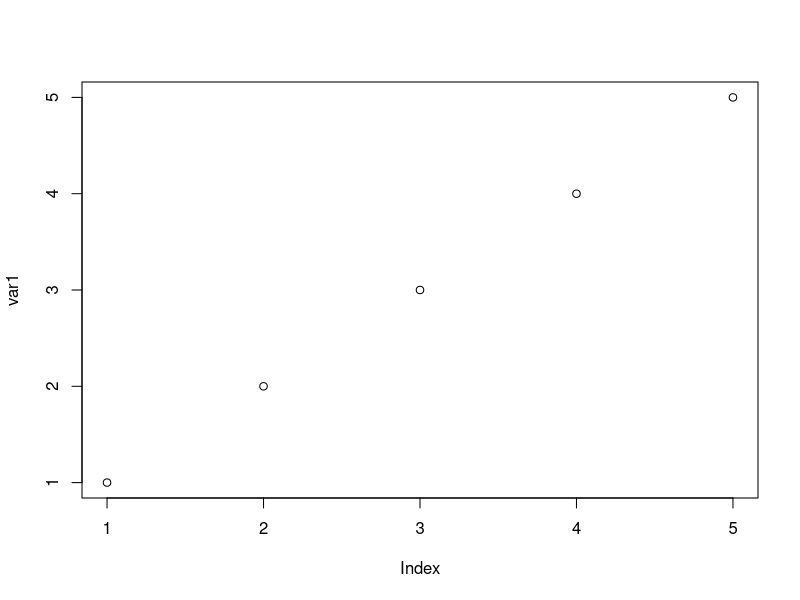
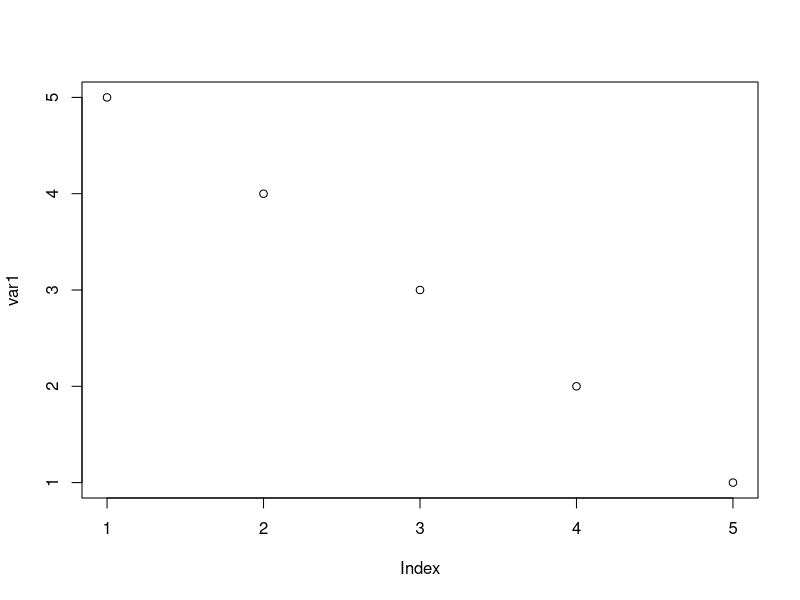
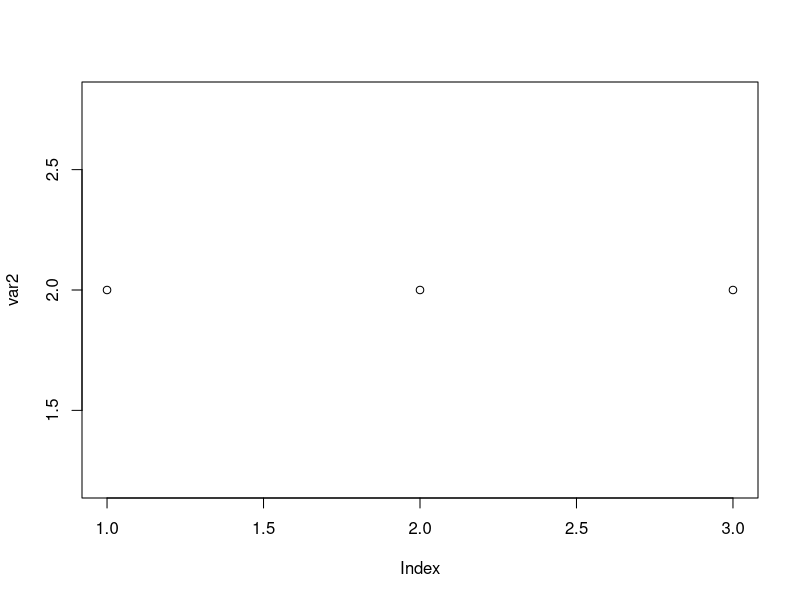
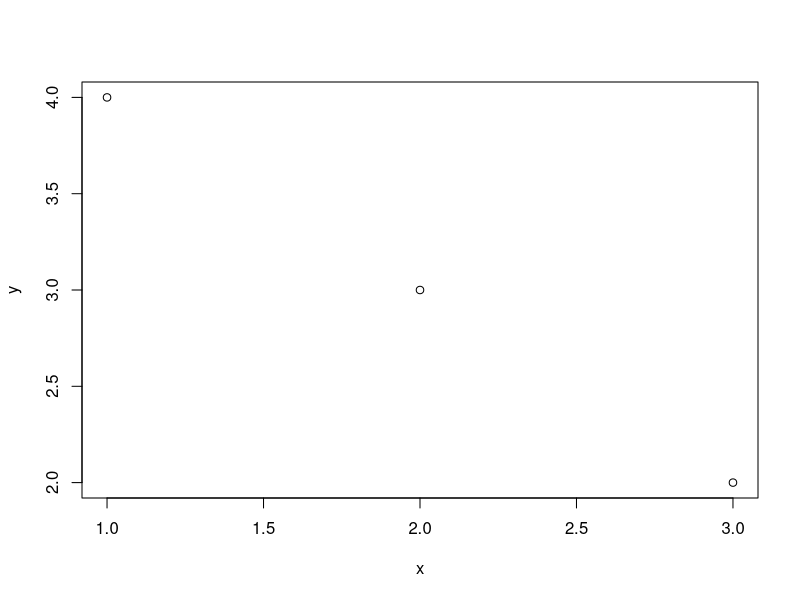
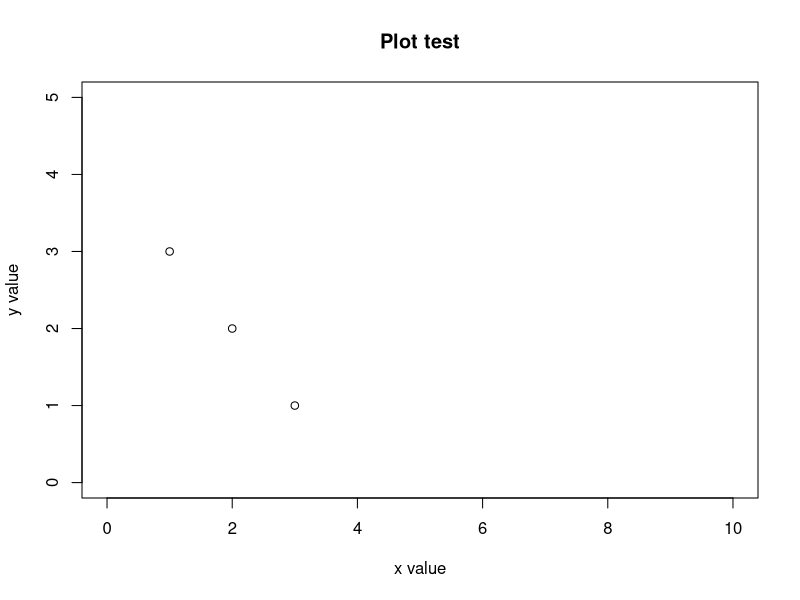
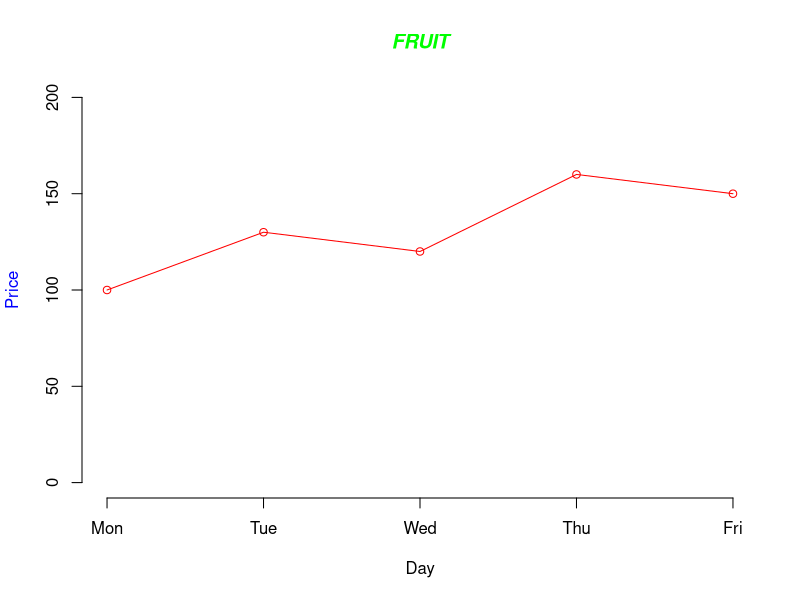
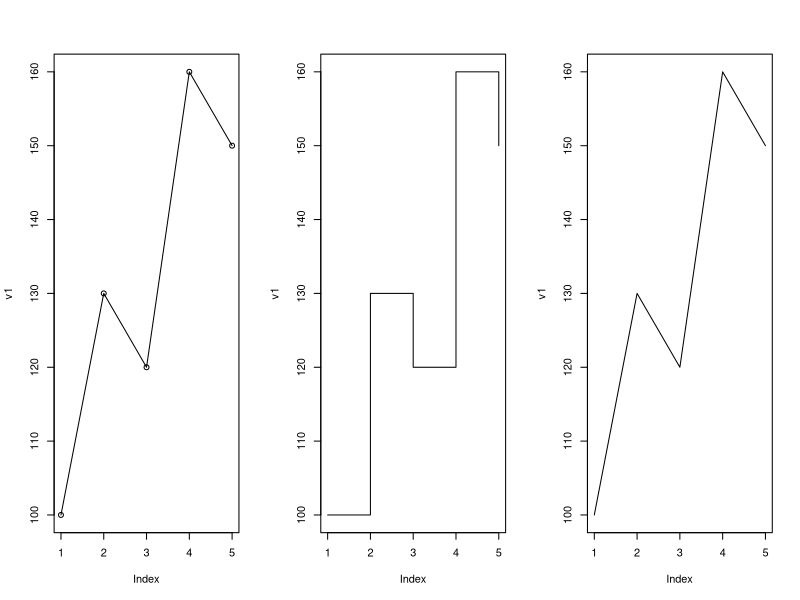
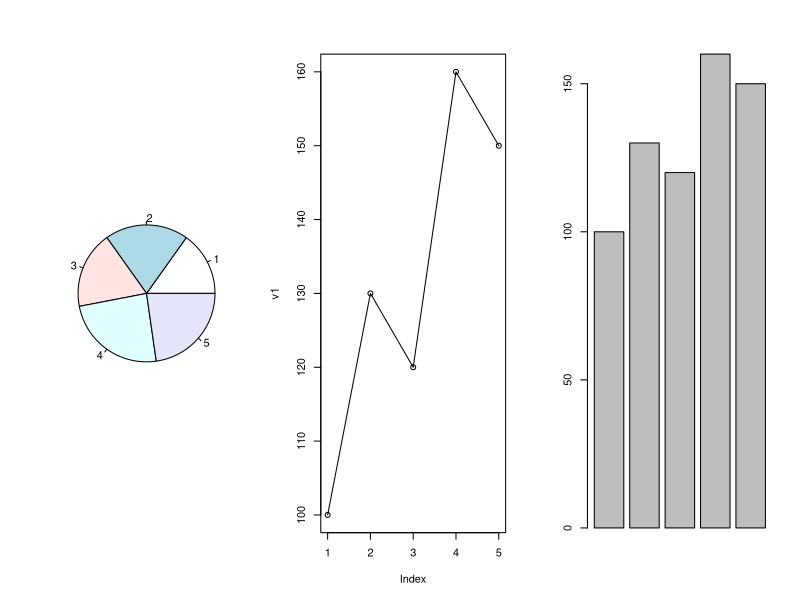

These figures' R source, in order:
# 그래프 기초

setwd("D:/Workplace/R_Data_Analysis/part4")
var1 <- 1:5
plot(var1)
var1 <- 5:1
plot(var1)
var2 <- rep(2,3)
plot(var2)
x <- 1:3
y <- 4:2
plot(x,y)
x <- 1:3
y <- 3:1
plot(x,y,xlim=c(0,10),ylim=c(0,5),
     xlab="x value",ylab="y value",main="Plot test")

v1 <- c(100,130,120,160,150)
plot(v1,type='o',col='red',ylim=c(0,200),axes=F,ann=F)
axis(1,at=1:5,lab=c('Mon','Tue','Wed','Thu','Fri'))
axis(2,ylim=c(0,200))
title(main='FRUIT',col.main='green',font.main=4)
title(xlab='Day',col.lab='black')
title(ylab='Price',col.lab='blue')

v1
par(mfrow=c(1,3))
plot(v1,type='o')
plot(v1,type='s')
plot(v1,type='l')
v1
par(mfrow=c(1,3))
pie(v1)
plot(v1,type='o')
barplot(v1)

a <- 1:3
par(mfrow=c(1,1))
plot(a,xlab='aaa')
par(mgp=c(0,1,0))
plot(a,xlab='aaa')
par(mgp=c(3,1,0))
plot(a,xlab='aaa')
par(mgp=c(3,2,0))
plot(a,xlab='aaa')
par(mgp=c(3,2,1))
plot(a,xlab='aaa')
par(oma=c(2,1,0,0))
plot(a,xlab='aaa')
par(oma=c(0,2,0,0))
plot(a,xlab='aaa')

v1 <- 1:5 ; v2 <- 5:1 ; v3 <- 3:7
plot(v1,type='s',col='red',ylim=c(1,5))
par(new=T)
plot(v2,type='o',col='blue',ylim=c(1,5))
par(new=T)
plot(v3,type='l',col='green')

par(new=F)
plot(v1,type='s',col='red',ylim=c(1,10))
lines(v2,type='o',col='blue',ylim=c(1,5))
lines(v3,type='l',col='green',ylim=c(1,15))
legend(4,9,c('v1','v2','v3'),cex=0.9,col=c('red','blue','green'),lty=1)

x <- 1:5
barplot(x)
barplot(x,horiz=T)

x <- matrix(c(5,4,3,2),2,2)
x
barplot(x,beside=T,names=c(5,3),col=c('green','yellow'))
barplot(x,names=c(5,3),col=c('green','yellow'),ylim=c(0,12))
par(oma=c(1,0,2,0))
barplot(x,names=c(5,3),beside=T,col=c('green','yellow'),horiz=T)
barplot(x,names=c(5,3),col=c('green','yellow'),xlim=c(0,12),horiz=T)

v1 <- seq(100,180,20) ; v2 <- c(120,130,150,140,170) ; v3 <- c(140,170,120,110,160)
qty <- data.frame(banana=v1,cherry=v2,orange=v3)
qty
barplot(as.matrix(qty),main="Fruit's Sales QTY",
        beside=T,col=rainbow(nrow(qty)),ylim=c(0,400))
legend(14,400,c('Mon','Tue','Wed','Thu','Fri'),cex=0.8,fill=rainbow(nrow(qty)))
barplot(t(qty),main="Fruit's Sales QTY",ylim=c(0,900),
        col=rainbow(length(qty)),space=0.1,cex.axis=0.8,las=1,
        names.arg=c('Mon','Tue','Wed','Thu','Fri'),cex=0.8)
legend(0.2,800,names(qty),cex=0.7,fill=rainbow(length(qty)))

peach <- c(180,200,250,198,170)
color <- c()
for (i in 1:length(peach)) {
  if (peach[i] >= 200) {
    color <- c(color,'red') }
  else if (peach[i] >= 180) {
    color <- c(color,'yellow') }
  else {
    color <- c(color,'green') }
}
barplot(peach,main="peach Sales QTY",
        names.arg=c('Mon','Tue','Wed','Thu','Fri'),col=color)

height <- c(182,175,167,172,163,178,181,166,159,155)
hist(height,main="histogram og height")
par(mfrow=c(1,2),oma=c(2,2,0.1,0.1))
y <- c(1,1,2,3,3,3)
hist(y)
plot(y,main='plot')

par(mfrow=c(1,1),oma=c(0.5,0.5,0.1,0.1))
p1 <- seq(10,40,10)
pie(p1,radius=1)
pie(p1,redius=1,init.angle=90)
pie(p1,redius=1,init.angle=90,col=rainbow(length(p1)),
    label=c('week1','week2','week3','week4'))

pct <- round(p1/sum(p1)*100,1)
lab <- paste(pct,"%")
pie(pct,radius=1,init.angle=90,col=rainbow(length(pct)),
    label=lab)
legend(1,1.1,c('week1','week2','week3','week4'),
       cex=0.5,fill=rainbow(length(pct)))
lab1 <- c('week1','week2','week3','week4')
lab2 <- paste(lab1,'\n',pct,' %')
pie(p1,radius=1,init.angle=90,col=rainbow(length(p1)),label=lab2)

install.packages("plotrix")
library(plotrix)
p1 <- seq(10,50,10)
f_day <- round(p1/sum(p1)*100,1)
f_label <- paste(f_day,"%")
pie3D(p1,main="3D Pie Chart",col=rainbow(length(p1)),
      cex=0.5,labels=f_label,explode=0.05)
legend(0.5,1,c('Mon','Tue','Wed','Thu','Fri'),cex=0.6,
       fill=rainbow(length(p1)))

v1 <- c(10,12,15,11,20)
v2 <- c(5,7,15,8,9)
v3 <- c(11,20,15,18,13)
boxplot(v1,v2,v3)
boxplot(v1,v2,v3,col=c('blue','yellow','pink'),
        names=c('blue','yellow','pink'),
        horizontal=T)
